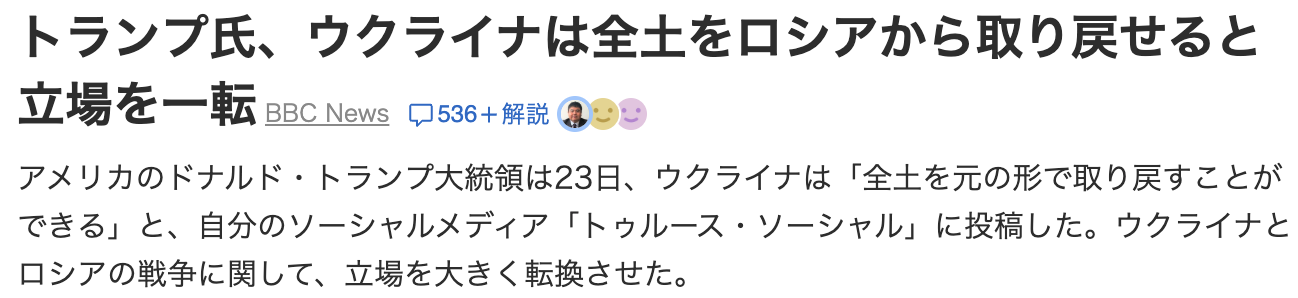
#> input picture img1.png, 1298 x 298 px
$ python ocr_from_path.py
#> lines starting #> are read from the running program, lines starting #| are printed output that depends on the picture
"""
シンプルなOCRプログラム
- 画像のパスなどを下の定数で設定します（引数は不要）
- 最小限の前処理で、読み取ったテキストを表示します
- 必要に応じて設定を少し変えられるようにしています
"""

import os
import sys
from typing import List, Tuple, Optional

import cv2
import easyocr
import numpy as np


# === 1) 基本設定（ここを変更して使います） ===
# 読み取る画像（相対パスでも絶対パスでもOK）
IMAGE_PATH = os.path.join(os.path.dirname(__file__), "img1.png")

# 認識する言語（日本語＋英語）
LANGS: List[str] = ["ja", "en"]

# 日本語向けモデル（通常は "japanese_g2"）
RECOG_NETWORK = "japanese_g2"

# モデル保存先（初回ダウンロード時にここへ保存）
MODEL_DIR = "./models"

# GPUを使うか（CPUで十分なら False のままでOK）
USE_GPU = False


# === 2) 前処理の設定（読みやすくするための軽い加工） ===
# 前処理を使うか
USE_PREPROCESS = True

# 画像をどれくらい大きくするか（2.0 なら縦横2倍）
RESIZE_SCALE = 2.0

# ぼかしのカーネルサイズ（奇数推奨: 3, 5 など）
BLUR_KERNEL = 3

# 二値化（白黒はっきりさせる）を使うか
USE_THRESHOLD = False
# "otsu" か "adaptive" を選択（USE_THRESHOLD が True のときのみ使用）
THRESH_METHOD = "otsu"  # or "adaptive"


# === 3) 読み取り範囲（全部読むなら None のままでOK） ===
# ROI = (x, y, w, h) 形式で指定。例: ROI = (100, 50, 400, 200)
ROI: Optional[Tuple[int, int, int, int]] = None


# === 4) 出力の設定 ===
# DETAIL=0: 文字だけの結果 / DETAIL=1: 座標や信頼度も（内部で使う）
DETAIL = 0
# 信頼度の下限（DETAIL=1 のときに使います）
MIN_CONFIDENCE = 0.0
# すべての行を1行にまとめて表示するか
JOIN_LINES = False

# デバッグ用：前処理画像をファイル保存するか
DEBUG_SAVE = False
DEBUG_SAVE_PATH = os.path.join(os.path.dirname(__file__), "preprocessed.png")


def ensure_odd(n: int) -> int:
    """カーネルサイズが偶数だとエラーになるため、奇数に直します。"""
    return n if n % 2 == 1 else n + 1


def load_image(path: str) -> np.ndarray:
    """画像を読み込みます（失敗したらわかりやすいメッセージを出します）。"""
#> called with path = 'img1.png'
    if not os.path.exists(path):
        raise FileNotFoundError(f"画像ファイルが見つかりません: {path}")

    image = cv2.imread(path)  # OpenCVはPNG/JPG/BMP/TIFFなどに対応
#> image is the input picture: shape (298, 1298, 3); mean B, G, R 233, 232.8, 232.8
    if image is None:
        raise ValueError("画像の読み込みに失敗しました。形式や破損を確認してください。")
    return image


def apply_roi(image: np.ndarray) -> np.ndarray:
    """ROI（読み取り範囲）が指定されていれば、その部分だけ切り出します。"""
    if ROI is None:
        return image
    x, y, w, h = ROI
    h_img, w_img = image.shape[:2]
    # 画像範囲に収まるようにガード
    x2 = min(x + w, w_img)
    y2 = min(y + h, h_img)
    x = max(0, x)
    y = max(0, y)
    if x >= x2 or y >= y2:
        raise ValueError("ROIの指定が不正です（画像範囲外）。")
    return image[y:y2, x:x2]


def simple_preprocess(image: np.ndarray) -> np.ndarray:
    """OCRが読みやすくなるように、簡単な前処理をします。
    1) グレースケール
    2) 少しぼかす（ノイズを減らす）
    3) 拡大（小さい文字を読みやすく）
    4) 必要なら二値化（白黒はっきり）
    """
    # グレースケール
    gray = cv2.cvtColor(image, cv2.COLOR_BGR2GRAY)

    # ぼかし（カーネルは奇数に）
    k = ensure_odd(int(BLUR_KERNEL))
    if k > 1:
        gray = cv2.GaussianBlur(gray, (k, k), 0)
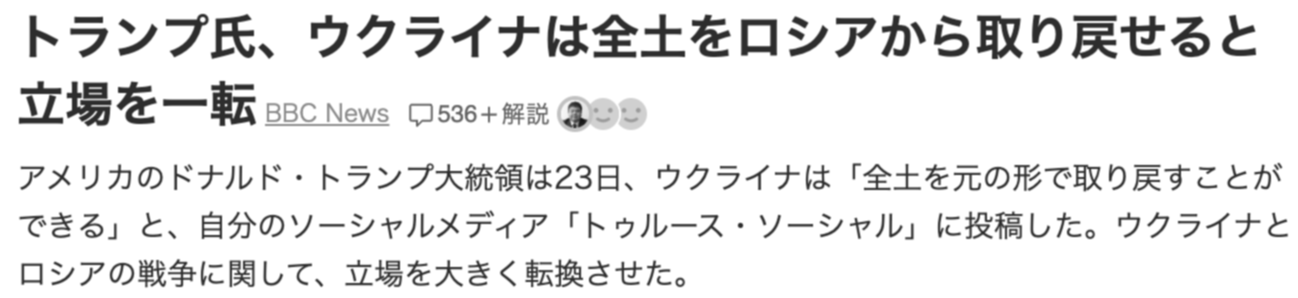
#> gray: shape (298, 1298); min 21, max 255, mean 232.8

    # 拡大
    if RESIZE_SCALE and RESIZE_SCALE > 0 and RESIZE_SCALE != 1.0:
        h, w = gray.shape[:2]
#> h = 298; w = 1298
        new_w = max(1, int(w * RESIZE_SCALE))
#> new_w = 2596
        new_h = max(1, int(h * RESIZE_SCALE))
#> new_h = 596
        gray = cv2.resize(gray, (new_w, new_h), interpolation=cv2.INTER_CUBIC)
#> gray: shape (596, 2596)

    # 二値化（必要なときだけ）
    if USE_THRESHOLD:
        if THRESH_METHOD == "adaptive":
            gray = cv2.adaptiveThreshold(
                gray, 255, cv2.ADAPTIVE_THRESH_GAUSSIAN_C, cv2.THRESH_BINARY, 31, 5
            )
        else:
            # デフォルトは大津の二値化
            _, gray = cv2.threshold(gray, 0, 255, cv2.THRESH_BINARY + cv2.THRESH_OTSU)

    if DEBUG_SAVE:
        cv2.imwrite(DEBUG_SAVE_PATH, gray)

    return gray


def run_ocr(image: np.ndarray) -> List[str]:
    """EasyOCRで文字を読み取って、文字列のリストを返します。"""
#> (the run stopped early here; a loop or call above may not have finished)
